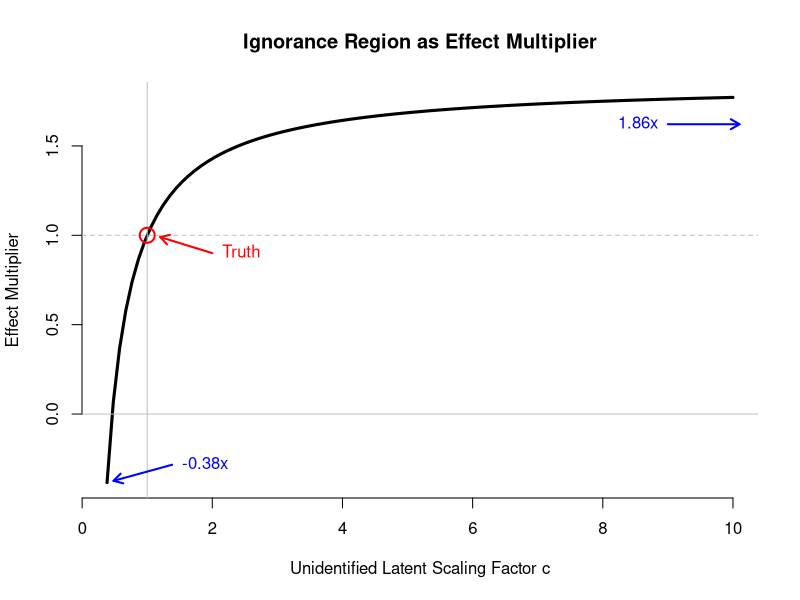

Write the R code that produced this figure.
## ---- chunk 1
# Start with 10 treatments
m <- 10
a_0 <- 2
b_0 <- 1
s2X <- 2
# Scale coefficients so that the variance of Y stays fixed even as m grows.
alpha <- rep(a_0, m) / sqrt(m)
beta <- rep(b_0, m) / sqrt(m)
gamma <- 2

sigma2_Z <- 3
sigma2_X <- rep(s2X, m)
sigma2_Y <- 10

# Number of samples to generate to show that the population calcs are right.
N <- 1e5
## ---- chunk 2
# Function for generating data. Structural model.
gendat2 <- function(N, alpha, beta, gamma, sigma2_Z, sigma2_X, sigma2_Y){
  m <- length(alpha)
  Z <- rnorm(N, 0, sqrt(sigma2_Z))
  Zvec <- rep(Z, each=m)
  X <- matrix(rnorm(m * N, alpha*Zvec, sqrt(sigma2_X)), nr=m)
  Y <- colSums(as.vector(beta) * X) + gamma * Z + rnorm(N, 0, sqrt(sigma2_Y))
  list(Z = Z, X = X, Y = Y)
}

# Function for generating covariance matrix from structural parameters
make_covmat <- function(alpha, beta, gamma, sigma2_Z, sigma2_X, sigma2_Y){
  XX_theory <- alpha %*% t(alpha) * sigma2_Z + diag(sigma2_X)
  YY_theory <- (t(beta) %*% alpha + gamma)^2 * sigma2_Z + t(beta) %*% diag(sigma2_X) %*% beta+ sigma2_Y
  XY_theory <- XX_theory %*% beta + sigma2_Z * gamma * alpha
  Sigma_theory <- rbind(cbind(XX_theory, XY_theory), c(as.vector(XY_theory), YY_theory))
  Sigma_theory 
}
## ---- chunk 3
mmdat <- gendat2(N, alpha, beta, gamma, sigma2_Z, sigma2_X, sigma2_Y)

{cat("Empirical Covariance:\n")
print(cov(cbind(t(mmdat$X), mmdat$Y))[(m-1):(m+1), (m-1):(m+1)])}

# Theoretical covariance matrix from structural model
XX_theory <- alpha %*% t(alpha) * sigma2_Z + diag(sigma2_X)
XY_theory <- XX_theory %*% beta + sigma2_Z * gamma * alpha
YY_theory <- (t(beta) %*% alpha + gamma)^2 * sigma2_Z + t(beta) %*% diag(sigma2_X) %*% beta+ sigma2_Y

Sigma_theory <- rbind(cbind(XX_theory, XY_theory), c(as.vector(XY_theory), YY_theory))
{cat("Theoretical Covariance:\n")
print(Sigma_theory[(m-1):(m+1), (m-1):(m+1)])}
## ---- chunk 4
# HAAAAAAAAACK: Need to run in environment set up by previous block
check_cc <- function(cc, deets=FALSE){
  # alpha, beta, gamma, sigma2_Z, sigma2_X, sigma2_Y, XX_theory, YY_theory inherited
  # Construct parameters corresponding to scaling by cc
  alpha1 <- alpha * cc
  gamma1 <- gamma
  beta1 <- beta + sigma2_Z * gamma * (1 - 1 / cc) * solve(XX_theory) %*% alpha
 
  sigma2_X1 <- sigma2_X
  sigma2_Z1 <- sigma2_Z / cc^2
  # Compute implied variance of Y residual. This must be positive for cc to be valid.
  sigma2_Y1 <- YY_theory - ((t(beta1) %*% alpha1 + gamma1)^2 * sigma2_Z1 +
                              t(beta1) %*% diag(sigma2_X1) %*% beta1)
  
  if(deets){
    return(list(cc=cc, beta1=beta1, sigma2_X1=sigma2_X1, sigma2_Z1=sigma2_Z1, sigma2_Y1=sigma2_Y1))
  } else {
    sigma2_Y1
  }
}

## Find extreme values of `cc` that satisfy the positive variance condition.
#hi <- uniroot(check_cc, interval=c(1,100), tol=1e-18)$root
lo <- uniroot(check_cc, interval=c(0.01,1), tol=1e-18)$root

# Grab parameters corresponding to these 
hi_par <- check_cc(1000, TRUE)
lo_par <- check_cc(lo, TRUE)

# Check our work. Construct covariance matrices under the extreme shift.
# Compare to original covariance matrix.
Sigma_hi <- make_covmat(alpha * hi_par$cc, hi_par$beta1, gamma, sigma2_Z / hi_par$cc^2,
                        sigma2_X, hi_par$sigma2_Y1)
{cat("Theoretical Covmat from High-End Shift:\n")
print(Sigma_hi[(m-1):(m+1), (m-1):(m+1)])}
# Double-check. Show that generated data has similar empirical covariance matrix.
mmdat1 <- gendat2(N, alpha * hi_par$cc, hi_par$beta1, gamma,
                  sigma2_Z / hi_par$cc^2, sigma2_X, hi_par$sigma2_Y1)
{cat("Empirical Covmat from High-End Shift:\n")
print(cov(cbind(t(mmdat1$X), mmdat1$Y))[(m-1):(m+1), (m-1):(m+1)])}

# Do the same for the low-end of cc.
Sigma_lo <- make_covmat(alpha * lo_par$cc, lo_par$beta1, gamma, sigma2_Z / lo_par$cc^2,
                        sigma2_X, lo_par$sigma2_Y1)
{cat("Theoretical Covmat from Low-End Shift:\n")
print(Sigma_lo[(m-1):(m+1), (m-1):(m+1)])}
mmdat1 <- gendat2(N, alpha * lo_par$cc, lo_par$beta1, gamma,
                  sigma2_Z / lo_par$cc^2, sigma2_X, lo_par$sigma2_Y1)
{cat("Empirical Covmat from Low-End Shift:\n")
print(cov(cbind(t(mmdat1$X), mmdat1$Y))[(m-1):(m+1), (m-1):(m+1)])}
## ---- chunk 5
res <- rbind(c(beta[1], hi_par$beta1[1], lo_par$beta1[1]),
            c(1, hi_par$beta[1] / beta[1], lo_par$beta1[1] / beta[1]))
rownames(res) <- c("Beta Component Value", "Percent of Truth")
colnames(res) <- c("True", "High Shift", "Low Shift")
res
## ---- chunk 6
curve(sapply(x, function(cc){ check_cc(cc, TRUE)$beta1[1] / (b_0 / sqrt(m))}),
      from=lo_par$cc, to=min(hi_par$cc, 10), bty='n',
      xlab="Unidentified Latent Scaling Factor c",
      ylab="Effect Multiplier",
      main="Ignorance Region as Effect Multiplier",
      lwd=3)
abline(h=c(0,1), col='gray', lty=c(1,2))
abline(v=1, col='gray')
points(1, 1, col='red', cex=2, lwd=2)

truth_arrow_start <- c(1 + 1, 1 - 0.1)
truth_arrow_end <- c(1 + 0.2, 1 - 0.01)
arrows(truth_arrow_start[1], truth_arrow_start[2],
       truth_arrow_end[1], truth_arrow_end[2],
       lwd=2, length=0.1, col='red')
text(truth_arrow_start[1], truth_arrow_start[2], pos=4,
     label="Truth", col='red')

lo_arrow_start <- c(lo_par$cc + 1, lo_par$beta[1] / beta[1] + 0.1)
lo_arrow_end <- c(lo_par$cc + 0.1, lo_par$beta[1] / beta[1] + 0.01)
arrows(lo_arrow_start[1], lo_arrow_start[2],
       lo_arrow_end[1], lo_arrow_end[2],
       lwd=2, length=0.1, col='blue')
text(lo_arrow_start[1], lo_arrow_start[2], pos=4,
     sprintf("%sx", labels=round(lo_par$beta1[1] / beta[1], 2)), col='blue')

FIG_MAX <- 10
hi_fig_par <- check_cc(FIG_MAX, TRUE)
hi_arrow_start <- c(hi_fig_par$cc - 1, hi_fig_par$beta[1] / beta[1] - 0.15)
hi_arrow_end <- c(hi_fig_par$cc + 0.1, hi_fig_par$beta[1] / beta[1] - 0.15)
arrows(hi_arrow_start[1], hi_arrow_start[2],
       hi_arrow_end[1], hi_arrow_end[2],
       lwd=2, length=0.1, col='blue')
text(hi_arrow_start[1], hi_arrow_start[2], pos=2,
     sprintf("%sx", labels=round(hi_par$beta1[1] / beta[1], 2)), col='blue')
## ---- chunk 7
compute_ignorance <- function(m, a_0, b_0, gamma, sigma2_Z, s2X, sigma2_Y, plot=FALSE){
  alpha <- rep(a_0, m) / sqrt(m)
  beta <- rep(b_0, m) / sqrt(m)
  sigma2_X <- rep(s2X, m)
  XX_theory <- alpha %*% t(alpha) * sigma2_Z + diag(sigma2_X)
  YY_theory <- (t(beta) %*% alpha + gamma)^2 * sigma2_Z + t(beta) %*% diag(sigma2_X) %*% beta+ sigma2_Y
  
  check_cc <- function(cc, deets=FALSE){
    # alpha, beta, gamma, sigma2_Z, sigma2_X, sigma2_Y, XX_theory, YY_theory inherited
    # Construct parameters corresponding to scaling by cc
    alpha1 <- alpha * cc
    gamma1 <- gamma
    beta1 <- beta + sigma2_Z * gamma * (1 - 1 / cc) * solve(XX_theory) %*% alpha
   
    sigma2_X1 <- sigma2_X
    sigma2_Z1 <- sigma2_Z / cc^2
    # Compute implied variance of Y residual. This must be positive for cc to be valid.
    sigma2_Y1 <- YY_theory - ((t(beta1) %*% alpha1 + gamma1)^2 * sigma2_Z1 +
                                t(beta1) %*% diag(sigma2_X1) %*% beta1)
    
    if(deets){
      return(list(cc=cc, beta1=beta1, sigma2_X1=sigma2_X1, sigma2_Z1=sigma2_Z1, sigma2_Y1=sigma2_Y1))
    } else {
      sigma2_Y1
    }
  }
  
  FIG_MAX <- 10
  TRUE_MAX <- 10000
  
  hi <- tryCatch(uniroot(check_cc, interval=c(1,TRUE_MAX), tol=1e-18)$root,
                 error=function(e){ TRUE_MAX })
  lo <- uniroot(check_cc, interval=c(0.01,1), tol=1e-18)$root
  
  # Grab parameters corresponding to these 
  hi_par <- check_cc(hi, TRUE)
  lo_par <- check_cc(lo, TRUE)
  
  if(plot==TRUE){
    curve(sapply(x, function(cc){ check_cc(cc, TRUE)$beta1[1] / (b_0 / sqrt(m))}),
          from=lo_par$cc, to=min(hi_par$cc, 10), bty='n',
          xlab="Unidentified Latent Scaling Factor c",
          ylab="Effect Multiplier",
          main="Ignorance Region as Effect Multiplier",
          lwd=3)
    abline(h=c(0,1), col='gray', lty=c(1,2))
    abline(v=1, col='gray')
    points(1, 1, col='red', cex=2, lwd=2)
    
    truth_arrow_start <- c(1 + 1, 1 - 0.1)
    truth_arrow_end <- c(1 + 0.2, 1 - 0.01)
    arrows(truth_arrow_start[1], truth_arrow_start[2],
           truth_arrow_end[1], truth_arrow_end[2],
           lwd=2, length=0.1, col='red')
    text(truth_arrow_start[1], truth_arrow_start[2], pos=4,
         label="Truth", col='red')
    
    lo_arrow_start <- c(lo_par$cc + 1, lo_par$beta[1] / beta[1] + 0.1)
    lo_arrow_end <- c(lo_par$cc + 0.1, lo_par$beta[1] / beta[1] + 0.01)
    arrows(lo_arrow_start[1], lo_arrow_start[2],
           lo_arrow_end[1], lo_arrow_end[2],
           lwd=2, length=0.1, col='blue')
    text(lo_arrow_start[1], lo_arrow_start[2], pos=4,
         sprintf("%sx", labels=round(lo_par$beta1[1] / beta[1], 2)), col='blue')
    
    hi_fig_par <- check_cc(FIG_MAX, TRUE)
    hi_arrow_start <- c(hi_fig_par$cc - 1, hi_fig_par$beta[1] / beta[1] - 0.15)
    hi_arrow_end <- c(hi_fig_par$cc + 0.1, hi_fig_par$beta[1] / beta[1] - 0.15)
    arrows(hi_arrow_start[1], hi_arrow_start[2],
           hi_arrow_end[1], hi_arrow_end[2],
           lwd=2, length=0.1, col='blue')
    text(hi_arrow_start[1], hi_arrow_start[2], pos=2,
         sprintf("%sx", labels=round(hi_par$beta1[1] / beta[1], 2)), col='blue')
  }
  
  res <- rbind(c(beta[1], hi_par$beta1[1], lo_par$beta1[1], lo_par$cc),
              c(1, hi_par$beta[1] / beta[1], lo_par$beta1[1] / beta[1], hi_par$cc))
  rownames(res) <- c("Beta Component Value", "Percent of Truth")
  colnames(res) <- c("True", "High Shift", "Low Shift", "Scaling Factor")
  res
}
## ---- chunk 8
trts <- 10^c(1, 1.5, 2)
ss_ignorance <- lapply(trts,
       function(m) compute_ignorance(m, a_0, b_0, gamma, sigma2_Z, s2X, sigma2_Y))
names(ss_ignorance) <- sprintf("Treatments: %s", as.character(round(trts)))
print(lapply(ss_ignorance, function(x) round(x, 3)))
